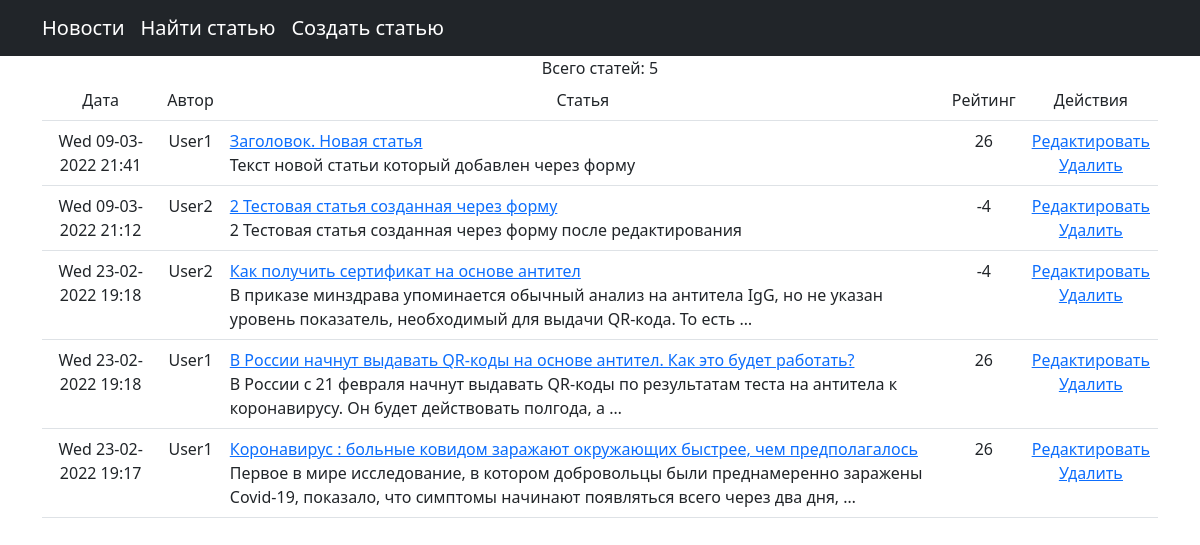
Page /news/ on the committed database.
### news/models.py (models this page shows, shortened)
class Post(models.Model):
    article = 'ar'
    news = 'ne'
    POST_TYPE = [
        (article, 'Статья'),
        (news,   'Новость'),
    ]
    author = models.ForeignKey(Author, on_delete=models.CASCADE,verbose_name='Автор')
    post_types = models.CharField(max_length=2, choices=POST_TYPE, default=news, verbose_name='Тип')
    time_add_post = models.DateTimeField(auto_now_add=True, verbose_name='Время публикации')
    categories = models.ManyToManyField(Category, through='PostCategory', verbose_name='Категория')
    title_post = models.CharField(max_length=128, verbose_name='Заголовок статьи')
    post_text = models.TextField(verbose_name='Текст статьи')
    post_rating = models.IntegerField(default=0)

class Author(models.Model):
    author_user = models.OneToOneField(User, on_delete=models.CASCADE)
    rating = models.IntegerField(default=0)

### news/views.py (the view)
# urls.py: path('', PostList.as_view(), name='post'),
class PostList(ListView):
    model = Post
    template_name = 'news/news.html'
    context_object_name = 'posts'
    ordering = ['-time_add_post']
    paginate_by = 10

### templates/news/news.html (shortened to what this page needs)
{% extends 'default.html' %}
{% load censor_filter %}
{% block content %}
<a>Всего статей: {{ posts |length }}</a>
<table class="table">
            <tr>
                <td>
                    Дата
                </td>
                <td>
                    Автор
                </td>
                <td>
                    Статья
                </td>
                <td>
                    Рейтинг
                </td>
                <td>
                    Действия
                </td>
            </tr>
{% for post in posts %}
<tr>
    <td>{{ post.time_add_post |date:"D d-m-Y H:i" }}</td>
    <td>{{ post.author.author_user }}</td>
    <td align="left"><a href="{% url 'post_detail' post.id %}">{{ post.title_post | censor}}</a><br>
    {{ post.post_text |truncatewords:20 }}</td>
    <td>{{ post.author.rating }}</td>
    <td><a href="{% url 'post_update' post.id %}"><u>Редактировать</u></a><br>
        <a href="{% url 'post_delete' post.id %}"><u>Удалить</u></a>
    </td>
</tr>
{% endfor %}
</table>
{% endblock content %}

### rows in the picture
Post: time_add_post "Wed 09-03-2022 21:41", author.author_user "User1", title_post|censor "Заголовок. Новая статья", post_text "Текст новой статьи который добавлен через форму", author.rating "26"
Post: time_add_post "Wed 09-03-2022 21:12", author.author_user "User2", title_post|censor "2 Тестовая статья созданная через форму", post_text "2 Тестовая статья созданная через форму после редактирования", author.rating "-4"
Post: time_add_post "Wed 23-02-2022 19:18", author.author_user "User2", title_post|censor "Как получить сертификат на основе антител", post_text "В приказе минздрава упоминается обычный анализ на антитела IgG, но не указан уровень показатель, необходимый для выдачи QR-кода. То есть …", author.rating "-4"
Post: time_add_post "Wed 23-02-2022 19:18", author.author_user "User1", title_post|censor "В России начнут выдавать QR-коды на основе антител. Как это будет работать?", post_text "В России с 21 февраля начнут выдавать QR-коды по результатам теста на антитела к коронавирусу. Он будет действовать полгода, а …", author.rating "26"
Post: time_add_post "Wed 23-02-2022 19:17", author.author_user "User1", title_post|censor "Коронавирус : больные ковидом заражают окружающих быстрее, чем предполагалось", post_text "Первое в мире исследование, в котором добровольцы были преднамеренно заражены Covid-19, показало, что симптомы начинают появляться всего через два дня, …", author.rating "26"

### other values in the picture
{{ posts |length }} "5"
